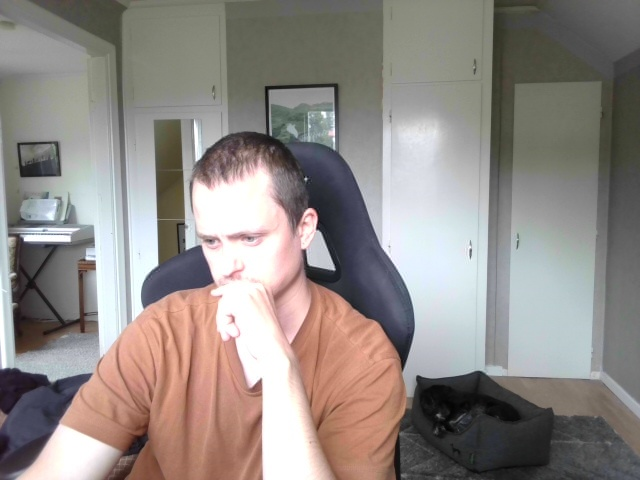
#> input picture media/20250705_125218/20250705_125226.jpg, 640 x 480 px
$ python -i vision.py   (imports and definitions only)
#> lines starting #> are read from the running program, lines starting #| are printed output that depends on the picture
#> further down, picture is the input picture: shape (480, 640, 3); mean B, G, R 133.6, 137.7, 144.9
# camroast/vision.py
import base64

import cv2
import numpy as np


def encode_jpg(frame: np.ndarray, quality: int = 85) -> bytes:
    ok, buf = cv2.imencode(".jpg", frame, [int(cv2.IMWRITE_JPEG_QUALITY), int(quality)])
    return buf.tobytes() if ok else b""


# [7 lines left out: function resize_max_side, not called in this run]


def to_b64_jpg(frame: np.ndarray, max_side: int = 1024, quality: int = 85) -> str:
    return base64.b64encode(encode_jpg(resize_max_side(frame, max_side), quality)).decode("ascii")


# [32 lines left out: functions person_boxes, crop_to_persons, not called in this run]


def is_dark(frame: np.ndarray, thresh: float = 40.0) -> bool:
    gray = cv2.cvtColor(frame, cv2.COLOR_BGR2GRAY)
    return float(gray.mean()) < thresh


def has_person_box(results) -> bool:
    return bool(person_boxes(results))


def _gamma_lut(gamma: float):
    gamma = max(0.1, min(3.0, gamma))
    # gamma < 1 brightens
    return np.array([np.clip(((i / 255.0) ** gamma) * 255.0, 0, 255) for i in range(256)], dtype=np.uint8)


def enhance_low_light(frame: np.ndarray, clahe_clip: float = 2.0, tile_grid: tuple = (8, 8), gamma: float = 0.6) -> np.ndarray:
#> called with clahe_clip = 2, tile_grid = (8, 8), gamma = 0.6
    lab = cv2.cvtColor(frame, cv2.COLOR_BGR2LAB)
#> lab: shape (480, 640, 3); mean of channels 0, 1, 2 145.6, 130.3, 131.4
    l, a, b = cv2.split(lab)
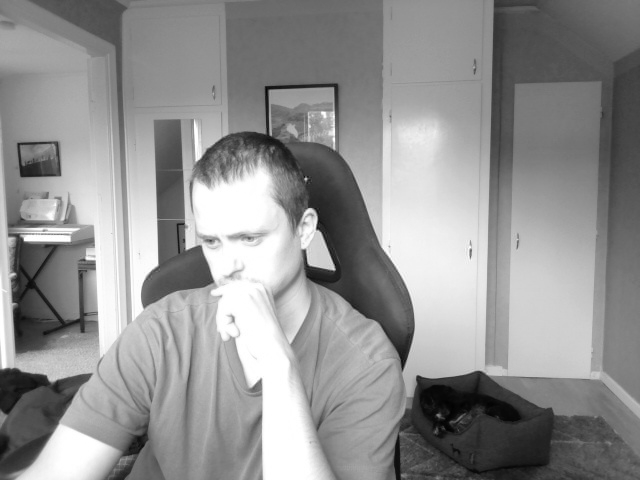
#> l: shape (480, 640); min 0, max 255, mean 145.6
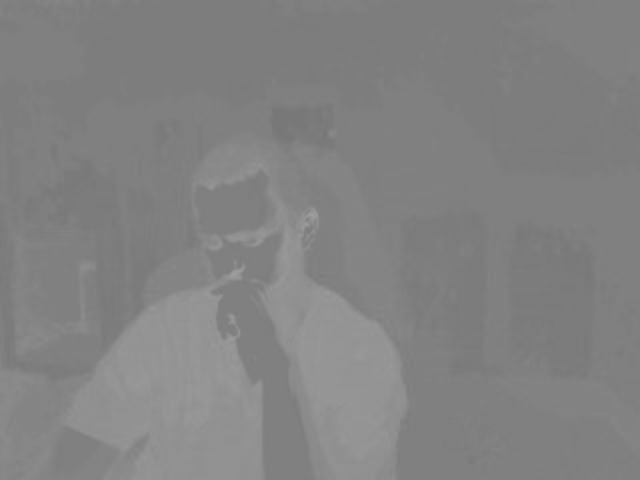
#> a: shape (480, 640); min 118, max 159, mean 130.3
    clahe = cv2.createCLAHE(clipLimit=clahe_clip, tileGridSize=tile_grid)
    out = cv2.cvtColor(cv2.merge((clahe.apply(l), a, b)), cv2.COLOR_LAB2BGR)
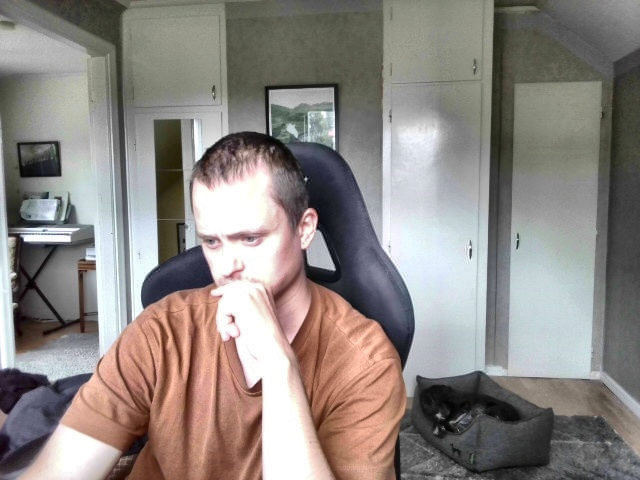
#> out: shape (480, 640, 3); mean B, G, R 130.4, 134.6, 141.4
    return cv2.LUT(out, _gamma_lut(gamma))
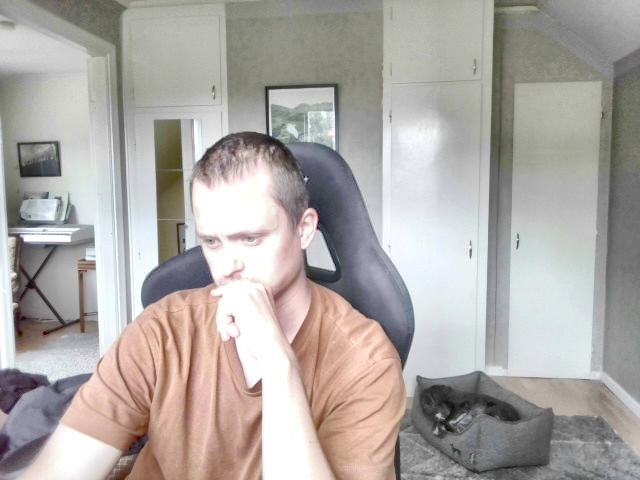
#> returned value: shape (480, 640, 3); mean of channels 0, 1, 2 164.7, 168.4, 173.7; drawn as B, G, R


# [7 lines left out: function maybe_enhance_for_dark, not called in this run]

>>> import cv2
>>> picture = cv2.imread('../media/20250705_125218/20250705_125226.jpg')
>>> result = enhance_low_light(picture)
